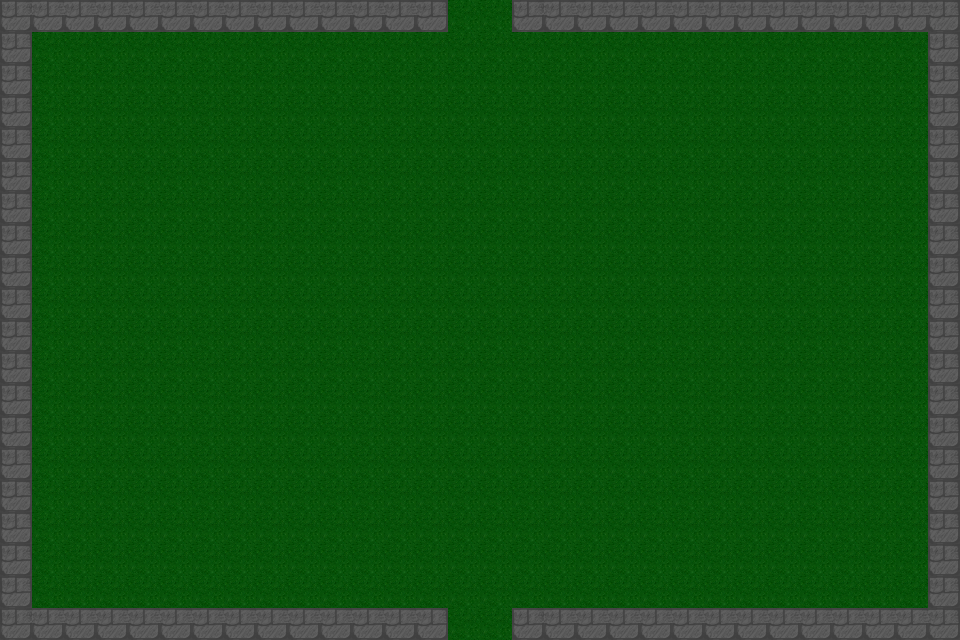

The image is a tile-based game level rendered from a .tmx file. Its description and complete source (layers, tilesets, objects, tile grids) follow:
An orthogonal 30x20 tile map with 32x32 px tiles, 1 tile layer (Tile layer 1), 2 tilesets and 15 objects.

<map version="1.10" tiledversion="1.11.2" orientation="orthogonal" renderorder="right-down" width="30" height="20" tilewidth="32" tileheight="32" infinite="0" nextlayerid="3" nextobjectid="1">
 <tileset firstgid="1" name="Town Tileset" tilewidth="32" tileheight="32" tilecount="64" columns="8">
  <image source="../../../tiles/World H Tileset.png" trans="ff00ff" width="256" height="256" />
  <tile id="4">
   <objectgroup draworder="index" id="2">
    <object id="1" x="0" y="0" width="32" height="32" />
   </objectgroup>
  </tile>
  <tile id="5">
   <objectgroup draworder="index" id="2">
    <object id="1" x="0" y="0" width="32" height="32" />
   </objectgroup>
  </tile>
  <tile id="6">
   <objectgroup draworder="index" id="2">
    <object id="1" x="0" y="0" width="32" height="32" />
   </objectgroup>
  </tile>
  <tile id="7">
   <objectgroup draworder="index" id="2">
    <object id="1" x="0" y="0" width="32" height="32" />
   </objectgroup>
  </tile>
  <tile id="8">
   <objectgroup draworder="index" id="2">
    <object id="1" x="0" y="0" width="32" height="32" />
   </objectgroup>
  </tile>
  <tile id="10">
   <objectgroup draworder="index" id="2">
    <object id="1" x="0" y="32" width="32" />
   </objectgroup>
  </tile>
  <tile id="11">
   <objectgroup draworder="index" id="2">
    <object id="1" x="0" y="32" width="32" />
    <object id="2" x="32" y="0" height="32" />
   </objectgroup>
  </tile>
  <tile id="12">
   <objectgroup draworder="index" id="2">
    <object id="1" x="32" y="0" height="32" />
   </objectgroup>
  </tile>
  <tile id="13">
   <objectgroup draworder="index" id="2">
    <object id="1" x="0" y="32" width="32" />
    <object id="2" x="0" y="32" width="32" />
    <object id="3" x="0" y="0" height="32" />
   </objectgroup>
  </tile>
  <tile id="14">
   <objectgroup draworder="index" id="2">
    <object id="1" x="0" y="0" height="32" />
   </objectgroup>
  </tile>
  <tile id="16">
   <objectgroup draworder="index" id="2">
    <object id="1" x="0" y="0" width="32" height="32" />
   </objectgroup>
  </tile>
  <tile id="24">
   <objectgroup draworder="index" id="2">
    <object id="1" x="0" y="0" width="32" height="32" />
   </objectgroup>
  </tile>
 </tileset>
 <tileset firstgid="65" name="Dungeon Crawler Tileset" tilewidth="32" tileheight="32" tilecount="100" columns="10">
  <image source="../../../tiles/Dungeon_Tile.png" width="320" height="320" />
 </tileset>
 <layer id="1" name="Tile layer 1" width="30" height="20">
  <data encoding="csv">
9,6,6,6,6,6,6,6,6,6,6,6,6,7,2,2,9,6,6,6,6,6,6,6,6,6,6,6,6,7,
8,2,2,2,2,2,2,2,2,2,2,2,2,2,2,2,2,2,2,2,2,2,2,2,2,2,2,2,2,8,
8,2,2,2,2,2,2,2,2,2,2,2,2,2,2,2,2,2,2,2,2,2,2,2,2,2,2,2,2,8,
8,2,2,2,2,2,2,2,2,2,2,2,2,2,2,2,2,2,2,2,2,2,2,2,2,2,2,2,2,8,
8,2,2,2,2,2,2,2,2,2,2,2,2,2,2,2,2,2,2,2,2,2,2,2,2,2,2,2,2,8,
8,2,2,2,2,2,2,2,2,2,2,2,2,2,2,2,2,2,2,2,2,2,2,2,2,2,2,2,2,8,
8,2,2,2,2,2,2,2,2,2,2,2,2,2,2,2,2,2,2,2,2,2,2,2,2,2,2,2,2,8,
8,2,2,2,2,2,2,2,2,2,2,2,2,2,2,2,2,2,2,2,2,2,2,2,2,2,2,2,2,8,
8,2,2,2,2,2,2,2,2,2,2,2,2,2,2,2,2,2,2,2,2,2,2,2,2,2,2,2,2,8,
8,2,2,2,2,2,2,2,2,2,2,2,2,2,2,2,2,2,2,2,2,2,2,2,2,2,2,2,2,8,
8,2,2,2,2,2,2,2,2,2,2,2,2,2,2,2,2,2,2,2,2,2,2,2,2,2,2,2,2,8,
8,2,2,2,2,2,2,2,2,2,2,2,2,2,2,2,2,2,2,2,2,2,2,2,2,2,2,2,2,8,
8,2,2,2,2,2,2,2,2,2,2,2,2,2,2,2,2,2,2,2,2,2,2,2,2,2,2,2,2,8,
8,2,2,2,2,2,2,2,2,2,2,2,2,2,2,2,2,2,2,2,2,2,2,2,2,2,2,2,2,8,
8,2,2,2,2,2,2,2,2,2,2,2,2,2,2,2,2,2,2,2,2,2,2,2,2,2,2,2,2,8,
8,2,2,2,2,2,2,2,2,2,2,2,2,2,2,2,2,2,2,2,2,2,2,2,2,2,2,2,2,8,
8,2,2,2,2,2,2,2,2,2,2,2,2,2,2,2,2,2,2,2,2,2,2,2,2,2,2,2,2,8,
8,2,2,2,2,2,2,2,2,2,2,2,2,2,2,2,2,2,2,2,2,2,2,2,2,2,2,2,2,8,
8,2,2,2,2,2,2,2,2,2,2,2,2,2,2,2,2,2,2,2,2,2,2,2,2,2,2,2,2,8,
9,6,6,6,6,6,6,6,6,6,6,6,6,7,2,2,9,6,6,6,6,6,6,6,6,6,6,6,6,7
</data>
 </layer>
</map>
